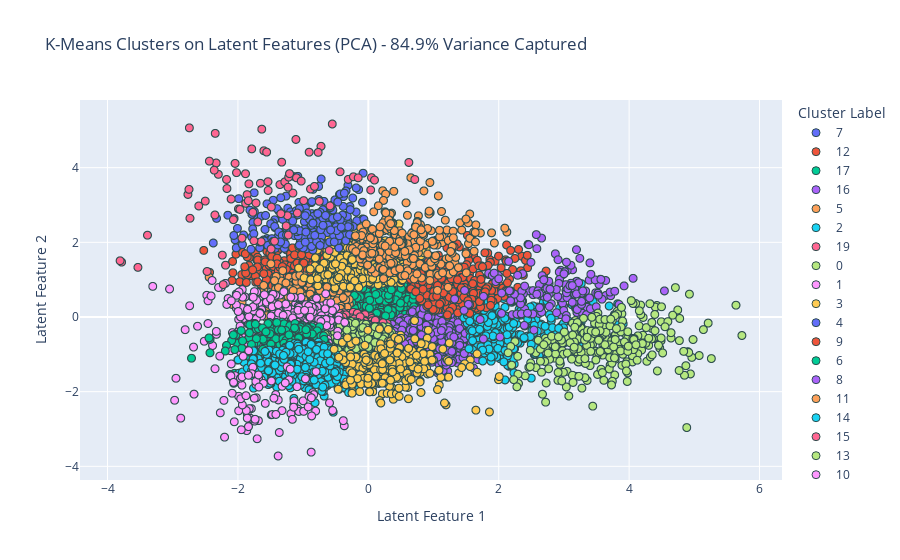

Notebook source saved alongside this figure:
### Markdown cell above
## K-Means with PCA

### Code cell
numeric_cols = ['score', 'log_length', 'log_followers_count']
categorical_cols = []#'main_genre']
true_label_col = 'main_genre'

# 1. Prepare Data
features = numeric_cols + categorical_cols
X = df[features]
true_labels = df[true_label_col]

preprocessor = ColumnTransformer(
    transformers=[
        ('num', StandardScaler(), numeric_cols),
        ('cat', OneHotEncoder(handle_unknown='ignore'), categorical_cols)
    ])

X_processed = preprocessor.fit_transform(X)

# 2. Clustering
n_clusters = 20#len(set(true_labels))
kmeans = KMeans(n_clusters=n_clusters, random_state=42)
cluster_labels = kmeans.fit_predict(X_processed)

# --- NEW STEP: Dimensionality Reduction (PCA) ---
# Compress the processed data into 2 latent features
pca = PCA(n_components=2)
latent_components = pca.fit_transform(X_processed)

# Calculate how much info these 2 features capture
explained_variance = pca.explained_variance_ratio_.sum() * 100

# 3. Setup Plot Data
plot_df = X.copy().reset_index(drop=True)
plot_df['True Genre'] = true_labels.reset_index(drop=True)
plot_df['Cluster'] = cluster_labels.astype(str)

# Add the new latent features to the dataframe
plot_df['Latent Feature 1'] = latent_components[:, 0]
plot_df['Latent Feature 2'] = latent_components[:, 1]

# Add hover data if available
for col in ['reviewer_reviews']:
    if col not in plot_df.columns and col in df.columns:
        plot_df[col] = df[col].reset_index(drop=True)

# 4. Plot using Latent Features as axes
fig = px.scatter(
    plot_df, 
    x='Latent Feature 1', 
    y='Latent Feature 2', 
    color='Cluster',
    title=f'K-Means Clusters on Latent Features (PCA) - {explained_variance:.1f}% Variance Captured',
    labels={'Cluster': 'Cluster Label'},
    hover_data=['True Genre', 'reviewer_reviews', 'score', 'log_length'] 
)

fig.update_traces(marker=dict(size=8, line=dict(width=1, color='DarkSlateGrey')))
fig.show()

### Figure 1 — Plotly figure (JSON) as saved in the notebook; plotly's stock layout.template omitted (floating-point values rounded to 4 significant figures; data arrays with more than 128 entries replaced by an {"elided": "..."} marker saying what was removed)
{"data": [{"customdata": {"elided": "642x4 mixed values"}, "hovertemplate": "Cluster Label=7<br>Latent Feature 1=%{x}<br>Latent Feature 2=%{y}<br>True Genre=%{customdata[0]}<br>reviewer_reviews=%{customdata[1]}<br>score=%{customdata[2]}<br>log_length=%{customdata[3]}<extra></extra>", "legendgroup": "7", "marker": {"color": "#636efa", "line": {"color": "DarkSlateGrey", "width": 1}, "size": 8, "symbol": "circle"}, "mode": "markers", "name": "7", "showlegend": true, "type": "scattergl", "x": {"elided": "642 float values"}, "xaxis": "x", "y": {"elided": "642 float values"}, "yaxis": "y"}, {"customdata": {"elided": "405x4 mixed values"}, "hovertemplate": "Cluster Label=12<br>Latent Feature 1=%{x}<br>Latent Feature 2=%{y}<br>True Genre=%{customdata[0]}<br>reviewer_reviews=%{customdata[1]}<br>score=%{customdata[2]}<br>log_length=%{customdata[3]}<extra></extra>", "legendgroup": "12", "marker": {"color": "#EF553B", "line": {"color": "DarkSlateGrey", "width": 1}, "size": 8, "symbol": "circle"}, "mode": "markers", "name": "12", "showlegend": true, "type": "scattergl", "x": {"elided": "405 float values"}, "xaxis": "x", "y": {"elided": "405 float values"}, "yaxis": "y"}, {"customdata": {"elided": "556x4 mixed values"}, "hovertemplate": "Cluster Label=17<br>Latent Feature 1=%{x}<br>Latent Feature 2=%{y}<br>True Genre=%{customdata[0]}<br>reviewer_reviews=%{customdata[1]}<br>score=%{customdata[2]}<br>log_length=%{customdata[3]}<extra></extra>", "legendgroup": "17", "marker": {"color": "#00cc96", "line": {"color": "DarkSlateGrey", "width": 1}, "size": 8, "symbol": "circle"}, "mode": "markers", "name": "17", "showlegend": true, "type": "scattergl", "x": {"elided": "556 float values"}, "xaxis": "x", "y": {"elided": "556 float values"}, "yaxis": "y"}, {"customdata": {"elided": "720x4 mixed values"}, "hovertemplate": "Cluster Label=16<br>Latent Feature 1=%{x}<br>Latent Feature 2=%{y}<br>True Genre=%{customdata[0]}<br>reviewer_reviews=%{customdata[1]}<br>score=%{customdata[2]}<br>log_length=%{customdata[3]}<extra></extra>", "legendgroup": "16", "marker": {"color": "#ab63fa", "line": {"color": "DarkSlateGrey", "width": 1}, "size": 8, "symbol": "circle"}, "mode": "markers", "name": "16", "showlegend": true, "type": "scattergl", "x": {"elided": "720 float values"}, "xaxis": "x", "y": {"elided": "720 float values"}, "yaxis": "y"}, {"customdata": {"elided": "673x4 mixed values"}, "hovertemplate": "Cluster Label=5<br>Latent Feature 1=%{x}<br>Latent Feature 2=%{y}<br>True Genre=%{customdata[0]}<br>reviewer_reviews=%{customdata[1]}<br>score=%{customdata[2]}<br>log_length=%{customdata[3]}<extra></extra>", "legendgroup": "5", "marker": {"color": "#FFA15A", "line": {"color": "DarkSlateGrey", "width": 1}, "size": 8, "symbol": "circle"}, "mode": "markers", "name": "5", "showlegend": true, "type": "scattergl", "x": {"elided": "673 float values"}, "xaxis": "x", "y": {"elided": "673 float values"}, "yaxis": "y"}, {"customdata": {"elided": "295x4 mixed values"}, "hovertemplate": "Cluster Label=2<br>Latent Feature 1=%{x}<br>Latent Feature 2=%{y}<br>True Genre=%{customdata[0]}<br>reviewer_reviews=%{customdata[1]}<br>score=%{customdata[2]}<br>log_length=%{customdata[3]}<extra></extra>", "legendgroup": "2", "marker": {"color": "#19d3f3", "line": {"color": "DarkSlateGrey", "width": 1}, "size": 8, "symbol": "circle"}, "mode": "markers", "name": "2", "showlegend": true, "type": "scattergl", "x": {"elided": "295 float values"}, "xaxis": "x", "y": {"elided": "295 float values"}, "yaxis": "y"}, {"customdata": {"elided": "834x4 mixed values"}, "hovertemplate": "Cluster Label=19<br>Latent Feature 1=%{x}<br>Latent Feature 2=%{y}<br>True Genre=%{customdata[0]}<br>reviewer_reviews=%{customdata[1]}<br>score=%{customdata[2]}<br>log_length=%{customdata[3]}<extra></extra>", "legendgroup": "19", "marker": {"color": "#FF6692", "line": {"color": "DarkSlateGrey", "width": 1}, "size": 8, "symbol": "circle"}, "mode": "markers", "name": "19", "showlegend": true, "type": "scattergl", "x": {"elided": "834 float values"}, "xaxis": "x", "y": {"elided": "834 float values"}, "yaxis": "y"}, {"customdata": {"elided": "875x4 mixed values"}, "hovertemplate": "Cluster Label=0<br>Latent Feature 1=%{x}<br>Latent Feature 2=%{y}<br>True Genre=%{customdata[0]}<br>reviewer_reviews=%{customdata[1]}<br>score=%{customdata[2]}<br>log_length=%{customdata[3]}<extra></extra>", "legendgroup": "0", "marker": {"color": "#B6E880", "line": {"color": "DarkSlateGrey", "width": 1}, "size": 8, "symbol": "circle"}, "mode": "markers", "name": "0", "showlegend": true, "type": "scattergl", "x": {"elided": "875 float values"}, "xaxis": "x", "y": {"elided": "875 float values"}, "yaxis": "y"}, {"customdata": {"elided": "336x4 mixed values"}, "hovertemplate": "Cluster Label=1<br>Latent Feature 1=%{x}<br>Latent Feature 2=%{y}<br>True Genre=%{customdata[0]}<br>reviewer_reviews=%{customdata[1]}<br>score=%{customdata[2]}<br>log_length=%{customdata[3]}<extra></extra>", "legendgroup": "1", "marker": {"color": "#FF97FF", "line": {"color": "DarkSlateGrey", "width": 1}, "size": 8, "symbol": "circle"}, "mode": "markers", "name": "1", "showlegend": true, "type": "scattergl", "x": {"elided": "336 float values"}, "xaxis": "x", "y": {"elided": "336 float values"}, "yaxis": "y"}, {"customdata": {"elided": "444x4 mixed values"}, "hovertemplate": "Cluster Label=3<br>Latent Feature 1=%{x}<br>Latent Feature 2=%{y}<br>True Genre=%{customdata[0]}<br>reviewer_reviews=%{customdata[1]}<br>score=%{customdata[2]}<br>log_length=%{customdata[3]}<extra></extra>", "legendgroup": "3", "marker": {"color": "#FECB52", "line": {"color": "DarkSlateGrey", "width": 1}, "size": 8, "symbol": "circle"}, "mode": "markers", "name": "3", "showlegend": true, "type": "scattergl", "x": {"elided": "444 float values"}, "xaxis": "x", "y": {"elided": "444 float values"}, "yaxis": "y"}, {"customdata": {"elided": "213x4 mixed values"}, "hovertemplate": "Cluster Label=4<br>Latent Feature 1=%{x}<br>Latent Feature 2=%{y}<br>True Genre=%{customdata[0]}<br>reviewer_reviews=%{customdata[1]}<br>score=%{customdata[2]}<br>log_length=%{customdata[3]}<extra></extra>", "legendgroup": "4", "marker": {"color": "#636efa", "line": {"color": "DarkSlateGrey", "width": 1}, "size": 8, "symbol": "circle"}, "mode": "markers", "name": "4", "showlegend": true, "type": "scattergl", "x": {"elided": "213 float values"}, "xaxis": "x", "y": {"elided": "213 float values"}, "yaxis": "y"}, {"customdata": {"elided": "350x4 mixed values"}, "hovertemplate": "Cluster Label=9<br>Latent Feature 1=%{x}<br>Latent Feature 2=%{y}<br>True Genre=%{customdata[0]}<br>reviewer_reviews=%{customdata[1]}<br>score=%{customdata[2]}<br>log_length=%{customdata[3]}<extra></extra>", "legendgroup": "9", "marker": {"color": "#EF553B", "line": {"color": "DarkSlateGrey", "width": 1}, "size": 8, "symbol": "circle"}, "mode": "markers", "name": "9", "showlegend": true, "type": "scattergl", "x": {"elided": "350 float values"}, "xaxis": "x", "y": {"elided": "350 float values"}, "yaxis": "y"}, {"customdata": {"elided": "676x4 mixed values"}, "hovertemplate": "Cluster Label=6<br>Latent Feature 1=%{x}<br>Latent Feature 2=%{y}<br>True Genre=%{customdata[0]}<br>reviewer_reviews=%{customdata[1]}<br>score=%{customdata[2]}<br>log_length=%{customdata[3]}<extra></extra>", "legendgroup": "6", "marker": {"color": "#00cc96", "line": {"color": "DarkSlateGrey", "width": 1}, "size": 8, "symbol": "circle"}, "mode": "markers", "name": "6", "showlegend": true, "type": "scattergl", "x": {"elided": "676 float values"}, "xaxis": "x", "y": {"elided": "676 float values"}, "yaxis": "y"}, {"customdata": {"elided": "161x4 mixed values"}, "hovertemplate": "Cluster Label=8<br>Latent Feature 1=%{x}<br>Latent Feature 2=%{y}<br>True Genre=%{customdata[0]}<br>reviewer_reviews=%{customdata[1]}<br>score=%{customdata[2]}<br>log_length=%{customdata[3]}<extra></extra>", "legendgroup": "8", "marker": {"color": "#ab63fa", "line": {"color": "DarkSlateGrey", "width": 1}, "size": 8, "symbol": "circle"}, "mode": "markers", "name": "8", "showlegend": true, "type": "scattergl", "x": {"elided": "161 float values"}, "xaxis": "x", "y": {"elided": "161 float values"}, "yaxis": "y"}, {"customdata": {"elided": "278x4 mixed values"}, "hovertemplate": "Cluster Label=11<br>Latent Feature 1=%{x}<br>Latent Feature 2=%{y}<br>True Genre=%{customdata[0]}<br>reviewer_reviews=%{customdata[1]}<br>score=%{customdata[2]}<br>log_length=%{customdata[3]}<extra></extra>", "legendgroup": "11", "marker": {"color": "#FFA15A", "line": {"color": "DarkSlateGrey", "width": 1}, "size": 8, "symbol": "circle"}, "mode": "markers", "name": "11", "showlegend": true, "type": "scattergl", "x": {"elided": "278 float values"}, "xaxis": "x", "y": {"elided": "278 float values"}, "yaxis": "y"}, {"customdata": {"elided": "586x4 mixed values"}, "hovertemplate": "Cluster Label=14<br>Latent Feature 1=%{x}<br>Latent Feature 2=%{y}<br>True Genre=%{customdata[0]}<br>reviewer_reviews=%{customdata[1]}<br>score=%{customdata[2]}<br>log_length=%{customdata[3]}<extra></extra>", "legendgroup": "14", "marker": {"color": "#19d3f3", "line": {"color": "DarkSlateGrey", "width": 1}, "size": 8, "symbol": "circle"}, "mode": "markers", "name": "14", "showlegend": true, "type": "scattergl", "x": {"elided": "586 float values"}, "xaxis": "x", "y": {"elided": "586 float values"}, "yaxis": "y"}, {"customdata": {"elided": "84x4 mixed values"}, "hovertemplate": "Cluster Label=15<br>Latent Feature 1=%{x}<br>Latent Feature 2=%{y}<br>True Genre=%{customdata[0]}<br>reviewer_reviews=%{customdata[1]}<br>score=%{customdata[2]}<br>log_length=%{customdata[3]}<extra></extra>", "legendgroup": "15", "marker": {"color": "#FF6692", "line": {"color": "DarkSlateGrey", "width": 1}, "size": 8, "symbol": "circle"}, "mode": "markers", "name": "15", "showlegend": true, "type": "scattergl", "x": [-0.5531, -2.19, -0.3086, -2.022, -1.938, -3.784, -2.767, -0.2284, -1.461, -1.157, -1.86, -1.992, -1.102, -2.334, -2.175, -1.723, -1.24, -1.029, -0.7258, 0.6214, -0.9074, -1.26, -2.169, -2.348, -1.882, -1.841, -2.601, -1.356, -1.341, -1.656, -1.329, -0.4337, 0.04845, 0.7128, -1.089, -2.239, -2.301, -1.537, -0.1556, -0.8864, -1.539, -1.788, -2.438, -1.634, -2.745, -1.281, -1.644, -1.439, -1.487, -1.969, 0.09445, -1.222, -1.832, -1.696, -1.491, -1.208, -1.228, -2.069, -2.736, -3.534, -1.772, -1.755, -0.6005, -1.602, -2.104, -2.501, -0.8262, -1.56, 0.03632, -1.884, -0.9915, -2.364, -2.751, -3.807, -2.473, -2.226, -3.388, -0.7521, -2.044, -1.231, -0.5873, -0.7692, -1.111, -2.353], "xaxis": "x", "y": [5.169, 1.388, 3.685, 3.866, 2.111, 1.47, 3.283, 3.756, 2.027, 3.319, 3.278, 2.895, 3.728, 4.125, 3.684, 3.053, 2.714, 3.64, 4.572, 4.139, 4.415, 2.439, 3.441, 4.918, 3.043, 3.116, 2.974, 3.547, 2.767, 3.582, 4.148, 3.89, 3.734, 3.684, 2.786, 1.657, 3.821, 3.39, 3.727, 3.429, 3.625, 4.503, 4.175, 5.031, 5.065, 3.618, 2.018, 2.03, 2.945, 2.881, 3.668, 3.747, 3.566, 2.546, 1.821, 3.84, 2.195, 2.606, 2.645, 1.329, 2.803, 2.042, 1.781, 4.453, 3.16, 3.105, 3.498, 4.417, 3.403, 3.838, 3.118, 3.933, 3.418, 1.507, 1.22, 0.8676, 2.192, 3.097, 4.114, 3.476, 2.975, 4.41, 4.756, 2.733], "yaxis": "y"}, {"customdata": {"elided": "282x4 mixed values"}, "hovertemplate": "Cluster Label=13<br>Latent Feature 1=%{x}<br>Latent Feature 2=%{y}<br>True Genre=%{customdata[0]}<br>reviewer_reviews=%{customdata[1]}<br>score=%{customdata[2]}<br>log_length=%{customdata[3]}<extra></extra>", "legendgroup": "13", "marker": {"color": "#B6E880", "line": {"color": "DarkSlateGrey", "width": 1}, "size": 8, "symbol": "circle"}, "mode": "markers", "name": "13", "showlegend": true, "type": "scattergl", "x": {"elided": "282 float values"}, "xaxis": "x", "y": {"elided": "282 float values"}, "yaxis": "y"}, {"customdata": {"elided": "91x4 mixed values"}, "hovertemplate": "Cluster Label=10<br>Latent Feature 1=%{x}<br>Latent Feature 2=%{y}<br>True Genre=%{customdata[0]}<br>reviewer_reviews=%{customdata[1]}<br>score=%{customdata[2]}<br>log_length=%{customdata[3]}<extra></extra>", "legendgroup": "10", "marker": {"color": "#FF97FF", "line": {"color": "DarkSlateGrey", "width": 1}, "size": 8, "symbol": "circle"}, "mode": "markers", "name": "10", "showlegend": true, "type": "scattergl", "x": [-1.642, -1.081, -2.95, -2.205, -1.141, -1.718, -1.325, -0.8509, -0.5477, -1.683, -1.722, -2.102, -2.056, -1.794, -2.351, -1.825, -1.489, -1.771, -1.989, -2.044, -1.865, -1.789, -0.369, -0.8372, -1.093, -1.067, -1.486, -0.8763, -1.856, -2.108, -1.872, -1.989, -2.215, -0.9921, -1.932, -1.686, -1.745, -0.5958, -2.971, -1.949, -2.673, -1.366, -0.384, -0.8023, -1.808, -1.246, -1.473, -1.939, -1.839, -0.9648, -1.187, -1.139, -1.61, -1.725, -1.383, -1.216, -1.961, -1.737, -2.065, -1.937, -1.199, -1.421, -1.381, -0.9229, -1.323, -1.581, -1.958, -1.147, -2.279, -1.685, -1.92, -1.835, -1.839, -0.8086, -1.705, -1.679, -0.9997, -1.274, -1.448, -2.089, -1.877, -2.067, -0.91, -0.8699, -1.75, -2.877, -0.8736, -2.27, -1.418, -1.165, -1.857], "xaxis": "x", "y": [-1.682, -2.463, -1.641, -3.218, -2.347, -2.163, -2.506, -2.027, -2.505, -1.634, -1.812, -1.257, -2.806, -2.453, -1.386, -2.454, -2.619, -1.345, -2.123, -1.57, -3.043, -1.518, -2.914, -2.077, -1.867, -2.529, -1.714, -3.619, -2.603, -1.576, -2.506, -2.513, -2.233, -2.526, -2.356, -2.775, -2.788, -2.301, -2.231, -3.02, -2.066, -3.095, -2.777, -1.462, -2.714, -1.333, -2.613, -1.826, -2.936, -1.656, -2.589, -2.249, -1.777, -1.726, -3.723, -1.684, -1.637, -2.739, -1.776, -1.604, -1.395, -2.077, -2.222, -2.409, -1.856, -2.313, -2.189, -2.415, -1.047, -1.553, -1.053, -0.9017, -1.562, -2.519, -3.262, -1.876, -2.244, -1.766, -2.174, -2.042, -2.106, -1.751, -2.122, -2.65, -2.178, -2.709, -2.164, -2.567, -2.61, -2.741, -2.709], "yaxis": "y"}, {"customdata": {"elided": "290x4 mixed values"}, "hovertemplate": "Cluster Label=18<br>Latent Feature 1=%{x}<br>Latent Feature 2=%{y}<br>True Genre=%{customdata[0]}<br>reviewer_reviews=%{customdata[1]}<br>score=%{customdata[2]}<br>log_length=%{customdata[3]}<extra></extra>", "legendgroup": "18", "marker": {"color": "#FECB52", "line": {"color": "DarkSlateGrey", "width": 1}, "size": 8, "symbol": "circle"}, "mode": "markers", "name": "18", "showlegend": true, "type": "scattergl", "x": {"elided": "290 float values"}, "xaxis": "x", "y": {"elided": "290 float values"}, "yaxis": "y"}], "layout": {"legend": {"title": {"text": "Cluster Label"}, "tracegroupgap": 0}, "title": {"text": "K-Means Clusters on Latent Features (PCA) - 84.9% Variance Captured"}, "xaxis": {"anchor": "y", "domain": [0, 1], "title": {"text": "Latent Feature 1"}}, "yaxis": {"anchor": "x", "domain": [0, 1], "title": {"text": "Latent Feature 2"}}}}
